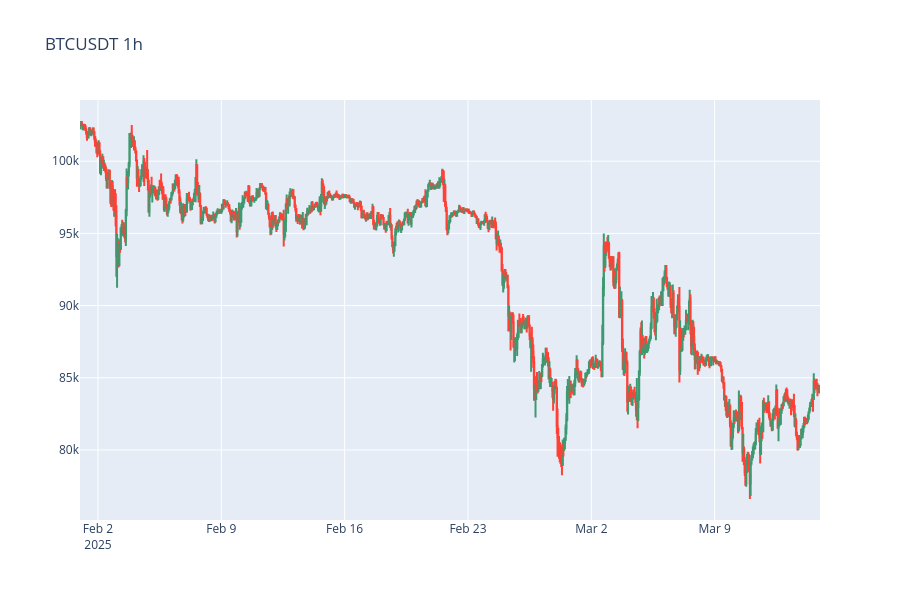

Notebook code cell kept with this figure:
### Code cell
import pandas as pd
import plotly.graph_objects as go

df = pd.read_parquet("velas_df.parquet")
sub = df[(df["fecha"] >= "2025-02-01") & (df["fecha"] < "2025-03-15")]  # un tramo para que se lea

fig = go.Figure(go.Candlestick(
    x=sub["fecha"],
    open=sub["open"], high=sub["high"], low=sub["low"], close=sub["close"],
    name="BTCUSDT 1h",
))
fig.update_layout(title="BTCUSDT 1h", xaxis_rangeslider_visible=False, height=600)
fig.show()

### Figure 1 — Plotly figure (JSON) as saved in the notebook; plotly's stock layout.template omitted (floating-point values rounded to 4 significant figures; data arrays with more than 128 entries replaced by an {"elided": "..."} marker saying what was removed)
{"data": [{"close": {"elided": "1008 float values"}, "high": {"elided": "1008 float values"}, "low": {"elided": "1008 float values"}, "name": "BTCUSDT 1h", "open": {"elided": "1008 float values"}, "type": "candlestick", "x": {"elided": "1008 str values"}}], "layout": {"height": 600, "title": {"text": "BTCUSDT 1h"}, "xaxis": {"rangeslider": {"visible": false}}}}
